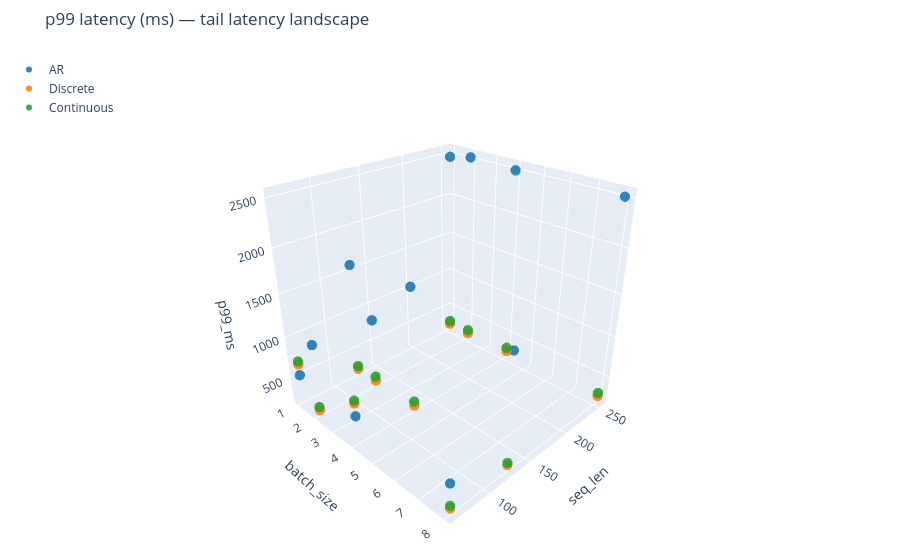

Notebook cell for this chart:
### Code cell
# 3D-5: p99 tail latency scatter
fig = plot_3d_from_df(
    lat_df, z='p99_ms', mode='scatter',
    title='p99 latency (ms) — tail latency landscape',
    show=False,
)
fig.show()

### Figure 1 — Plotly figure (JSON) as saved in the notebook; plotly's stock layout.template omitted (floating-point values rounded to 4 significant figures)
{"data": [{"hovertemplate": "batch_size=%{x}<br>seq_len=%{y}<br>p99_ms=%{z:.2f}<extra>AR</extra>", "marker": {"color": "#1f77b4", "opacity": 0.9, "size": 6}, "mode": "markers", "name": "AR", "type": "scatter3d", "x": [1, 1, 1, 2, 2, 2, 4, 4, 4, 8, 8, 8], "y": [64, 128, 256, 64, 128, 256, 64, 128, 256, 64, 128, 256], "z": [525.8, 1580.0, 2469.0, 1048.0, 1030.0, 2522.0, 516.8, 1662.0, 2504.0, 534.9, 1517.0, 2513.0]}, {"hovertemplate": "batch_size=%{x}<br>seq_len=%{y}<br>p99_ms=%{z:.2f}<extra>Discrete</extra>", "marker": {"color": "#ff7f0e", "opacity": 0.9, "size": 6}, "mode": "markers", "name": "Discrete", "type": "scatter3d", "x": [1, 1, 1, 2, 2, 2, 4, 4, 4, 8, 8, 8], "y": [64, 128, 256, 64, 128, 256, 64, 128, 256, 64, 128, 256], "z": [665.6, 245.8, 242.6, 236.1, 242.2, 235.0, 671.8, 237.8, 249.4, 246.7, 245.3, 252.3]}, {"hovertemplate": "batch_size=%{x}<br>seq_len=%{y}<br>p99_ms=%{z:.2f}<extra>Continuous</extra>", "marker": {"color": "#2ca02c", "opacity": 0.9, "size": 6}, "mode": "markers", "name": "Continuous", "type": "scatter3d", "x": [1, 1, 1, 2, 2, 2, 4, 4, 4, 8, 8, 8], "y": [64, 128, 256, 64, 128, 256, 64, 128, 256, 64, 128, 256], "z": [701.1, 283.6, 281.8, 274.7, 294.1, 275.8, 705.0, 290.0, 296.4, 275.4, 269.5, 291.9]}], "layout": {"legend": {"x": 0.01, "y": 0.99}, "margin": {"b": 0, "l": 0, "r": 0, "t": 50}, "scene": {"camera": {"eye": {"x": 1.6, "y": -1.6, "z": 1.2}}, "xaxis": {"title": {"text": "batch_size"}}, "yaxis": {"title": {"text": "seq_len"}}, "zaxis": {"title": {"text": "p99_ms"}}}, "title": {"text": "p99 latency (ms) — tail latency landscape"}}}
